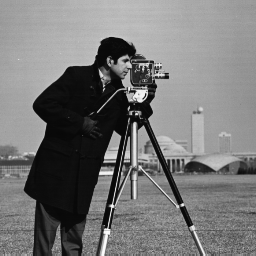
%> input picture Code/AY 2022_23/06 Example/cameraman.tif, 256 x 256 px
$ octave run_code.m   (GNU Octave 9; MATLAB toolbox functions it lacks are replaced by stand-ins)
%> lines starting %> are read from the running program, lines starting %| are printed output that depends on the picture
clear;
% Show how we can process a picture using arrays

p = imread("cameraman.tif");
%> p is the input picture: size 256x256 uint8; min 7, max 253, mean 118.7

[r,c] = size(p);
%> r = 256; c = 256

num_pics = 2;

bp = linspace(0,c,num_pics+1);
%> bp = [0 128 256]

bp = floor(bp);

start_col = bp(1)+1;
%> start_col = 1
end_col  = bp(2);
%> end_col = 128

p1 = p(:,start_col:end_col);
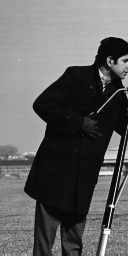
%> p1: size 256x128 uint8; min 7, max 253, mean 97.8

start_col = bp(2)+1;
%> start_col = 129
end_col  = bp(3);
%> end_col = 256

p2 = p(:,start_col:end_col);
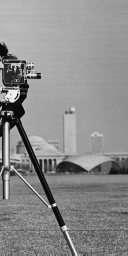
%> p2: size 256x128 uint8; min 8, max 244, mean 139.6

subplot(1,2,1);
imshow(p1);
subplot(1,2,2);
imshow(p2);
